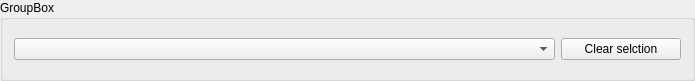
<?xml version="1.0" encoding="UTF-8"?>
<ui version="4.0">
 <class>GroupBox</class>
 <widget class="QGroupBox" name="GroupBox">
  <property name="geometry">
   <rect>
    <x>0</x>
    <y>0</y>
    <width>695</width>
    <height>81</height>
   </rect>
  </property>
  <property name="windowTitle">
   <string>GroupBox</string>
  </property>
  <property name="title">
   <string>GroupBox</string>
  </property>
  <layout class="QHBoxLayout" name="horizontalLayout">
   <item>
    <widget class="QComboBox" name="comboBox"/>
   </item>
   <item>
    <widget class="QPushButton" name="pushButton">
     <property name="maximumSize">
      <size>
       <width>120</width>
       <height>16777215</height>
      </size>
     </property>
     <property name="text">
      <string>Clear selction</string>
     </property>
    </widget>
   </item>
  </layout>
 </widget>
 <resources/>
 <connections/>
</ui>
